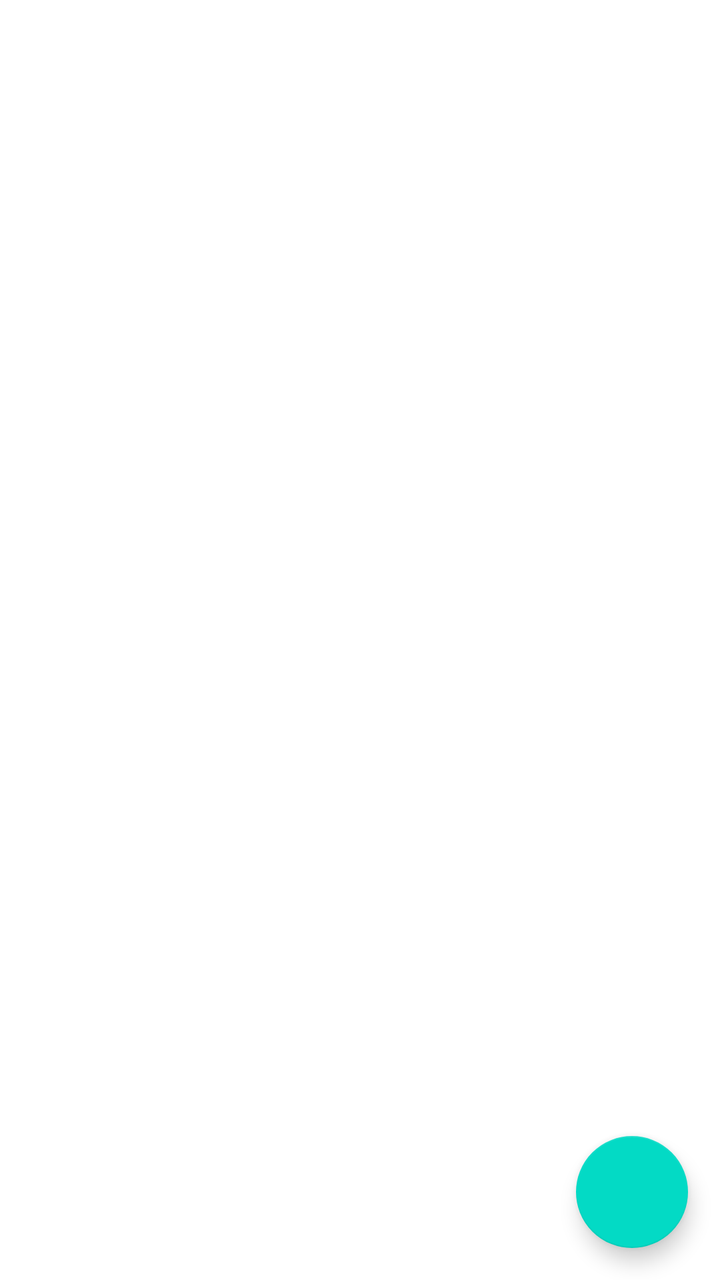
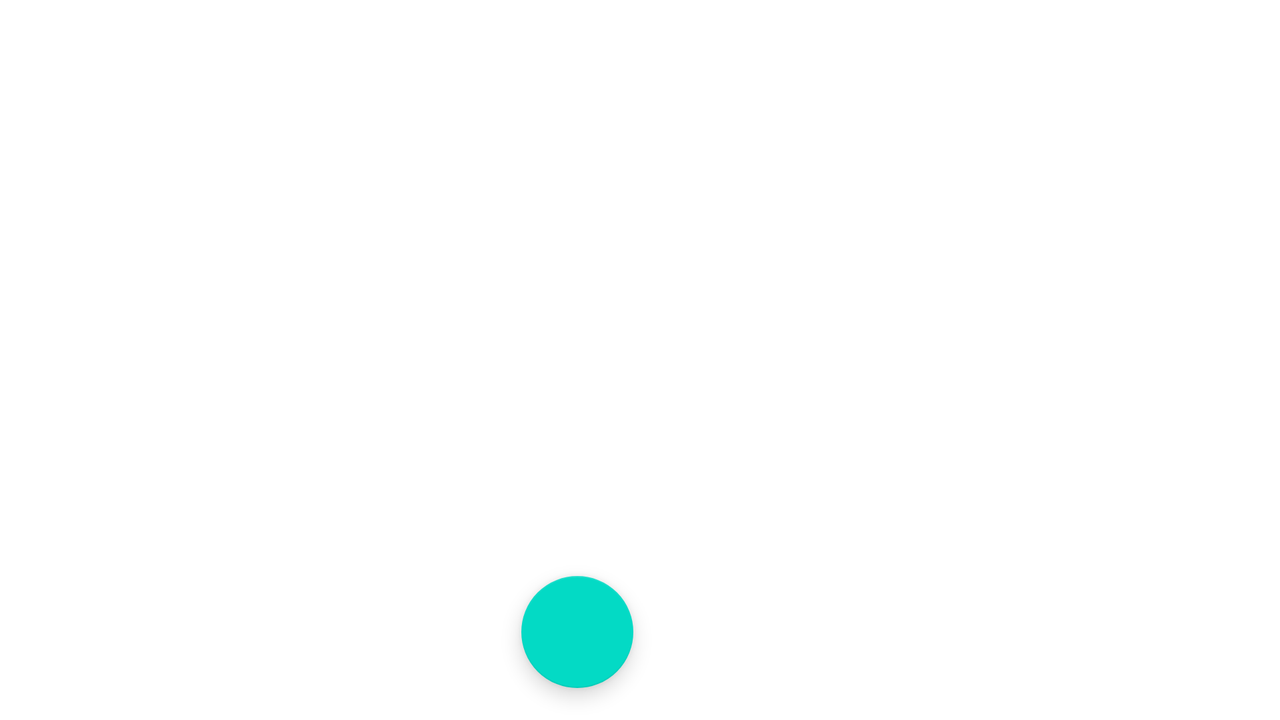

The same Android screen from two of the app's own layout files: first res/layout/ as a phone draws it, then the repository's variant for another configuration, drawn on a device whose configuration selects that folder. Both files follow.
<!-- AndroidManifest.xml: application theme Theme.ShoppingList -->
<!-- res/layout/activity_main.xml -->
<?xml version="1.0" encoding="utf-8"?>
<layout>

<androidx.constraintlayout.widget.ConstraintLayout xmlns:android="http://schemas.android.com/apk/res/android"
    xmlns:app="http://schemas.android.com/apk/res-auto"
    xmlns:tools="http://schemas.android.com/tools"
    android:layout_width="match_parent"
    android:layout_height="match_parent"
    tools:context=".presentation.MainActivity">

    <androidx.recyclerview.widget.RecyclerView
        android:id="@+id/rv_shop_list"
        android:layout_width="0dp"
        android:layout_height="0dp"
        app:layoutManager="androidx.recyclerview.widget.LinearLayoutManager"
        app:layout_constraintBottom_toBottomOf="parent"
        app:layout_constraintEnd_toEndOf="parent"
        app:layout_constraintStart_toStartOf="parent"
        app:layout_constraintTop_toTopOf="parent"
        tools:listitem="@layout/shop_item_enabled" />

    <com.google.android.material.floatingactionbutton.FloatingActionButton
        android:id="@+id/button_add_shop_item"
        android:layout_width="wrap_content"
        android:layout_height="wrap_content"
        android:layout_marginEnd="16dp"
        android:layout_marginBottom="16dp"
        android:clickable="true"
        android:focusable="true"
        app:layout_constraintBottom_toBottomOf="parent"
        app:layout_constraintEnd_toEndOf="parent"
        app:srcCompat="@drawable/ic_baseline_add_24" />

</androidx.constraintlayout.widget.ConstraintLayout>

</layout>
<!-- res/layout/shop_item_enabled.xml (included above) -->
<?xml version="1.0" encoding="utf-8"?>
<androidx.cardview.widget.CardView xmlns:android="http://schemas.android.com/apk/res/android"
    xmlns:app="http://schemas.android.com/apk/res-auto"

    xmlns:tools="http://schemas.android.com/tools"
    android:layout_width="match_parent"
    android:layout_height="wrap_content"
    android:layout_marginStart="12dp"
    android:layout_marginEnd="12dp"
    android:layout_marginTop="6dp"
    app:cardCornerRadius="4dp"
    app:cardMaxElevation="4dp"
    app:cardUseCompatPadding="true">

    <LinearLayout
        android:layout_width="match_parent"
        android:layout_height="wrap_content"
        android:layout_margin="16dp"
        android:orientation="horizontal">

        <TextView
            android:id="@+id/tv_shop_item_text"
            style="@style/ShopItemText"
            android:layout_width="0dp"
            android:layout_height="wrap_content"
            android:layout_weight="1"
            tools:text="Йогурт" />

        <TextView
            android:id="@+id/tv_item_count"
            style="@style/ShopItemText"
            android:layout_width="wrap_content"
            android:layout_height="wrap_content"
            tools:text="2" />

    </LinearLayout>


</androidx.cardview.widget.CardView>
<!-- resources referenced by this layout -->
<resources>
  <style name="ShopItemText">
          <item name="android:textSize">24dp</item>
          <item name="android:textColor">#333333</item>
      </style>
  <style name="Theme.ShoppingList" parent="Theme.MaterialComponents.DayNight.DarkActionBar">
          
          <item name="colorPrimary">@color/purple_500</item>
          <item name="colorPrimaryVariant">@color/purple_700</item>
          <item name="colorOnPrimary">@color/white</item>
          
          <item name="colorSecondary">@color/teal_200</item>
          <item name="colorSecondaryVariant">@color/teal_700</item>
          <item name="colorOnSecondary">@color/black</item>
          
          <item name="android:statusBarColor" tools:targetApi="l">?attr/colorPrimaryVariant</item>
          
      </style>
</resources>
<!-- res/layout-land/activity_main.xml (the repository's variant of the layout above) -->
<!-- drawn on the phone turned sideways -->
<?xml version="1.0" encoding="utf-8"?>
<layout>

<androidx.constraintlayout.widget.ConstraintLayout xmlns:android="http://schemas.android.com/apk/res/android"
    xmlns:app="http://schemas.android.com/apk/res-auto"
    xmlns:tools="http://schemas.android.com/tools"
    android:layout_width="match_parent"
    android:layout_height="match_parent"
    tools:context=".presentation.MainActivity">

    <androidx.recyclerview.widget.RecyclerView
        android:id="@+id/rv_shop_list"
        android:layout_width="0dp"
        android:layout_height="0dp"
        app:layoutManager="androidx.recyclerview.widget.LinearLayoutManager"
        app:layout_constraintBottom_toBottomOf="parent"
        app:layout_constraintEnd_toStartOf="@+id/guideline_middle"
        app:layout_constraintStart_toStartOf="parent"
        app:layout_constraintTop_toTopOf="parent"
        tools:listitem="@layout/shop_item_enabled" />

    <com.google.android.material.floatingactionbutton.FloatingActionButton
        android:id="@+id/button_add_shop_item"
        android:layout_width="wrap_content"
        android:layout_height="wrap_content"
        android:layout_marginBottom="16dp"
        android:layout_marginEnd="16dp"
        android:clickable="true"
        android:focusable="true"
        app:layout_constraintBottom_toBottomOf="parent"
        app:layout_constraintEnd_toEndOf="@+id/guideline_middle"
        app:srcCompat="@drawable/ic_baseline_add_24" />

    <androidx.constraintlayout.widget.Guideline
        android:id="@+id/guideline_middle"
        android:layout_width="wrap_content"
        android:layout_height="wrap_content"
        android:orientation="vertical"
        app:layout_constraintGuide_percent="0.52" />

    <androidx.fragment.app.FragmentContainerView
        android:id="@+id/shop_item_fragment_container"
        android:layout_width="0dp"
        android:layout_height="match_parent"
        app:layout_constraintStart_toEndOf="@id/guideline_middle"
        app:layout_constraintEnd_toEndOf="parent"
        app:layout_constraintTop_toTopOf="parent"
        app:layout_constraintBottom_toBottomOf="parent"
        />

</androidx.constraintlayout.widget.ConstraintLayout>

</layout>
